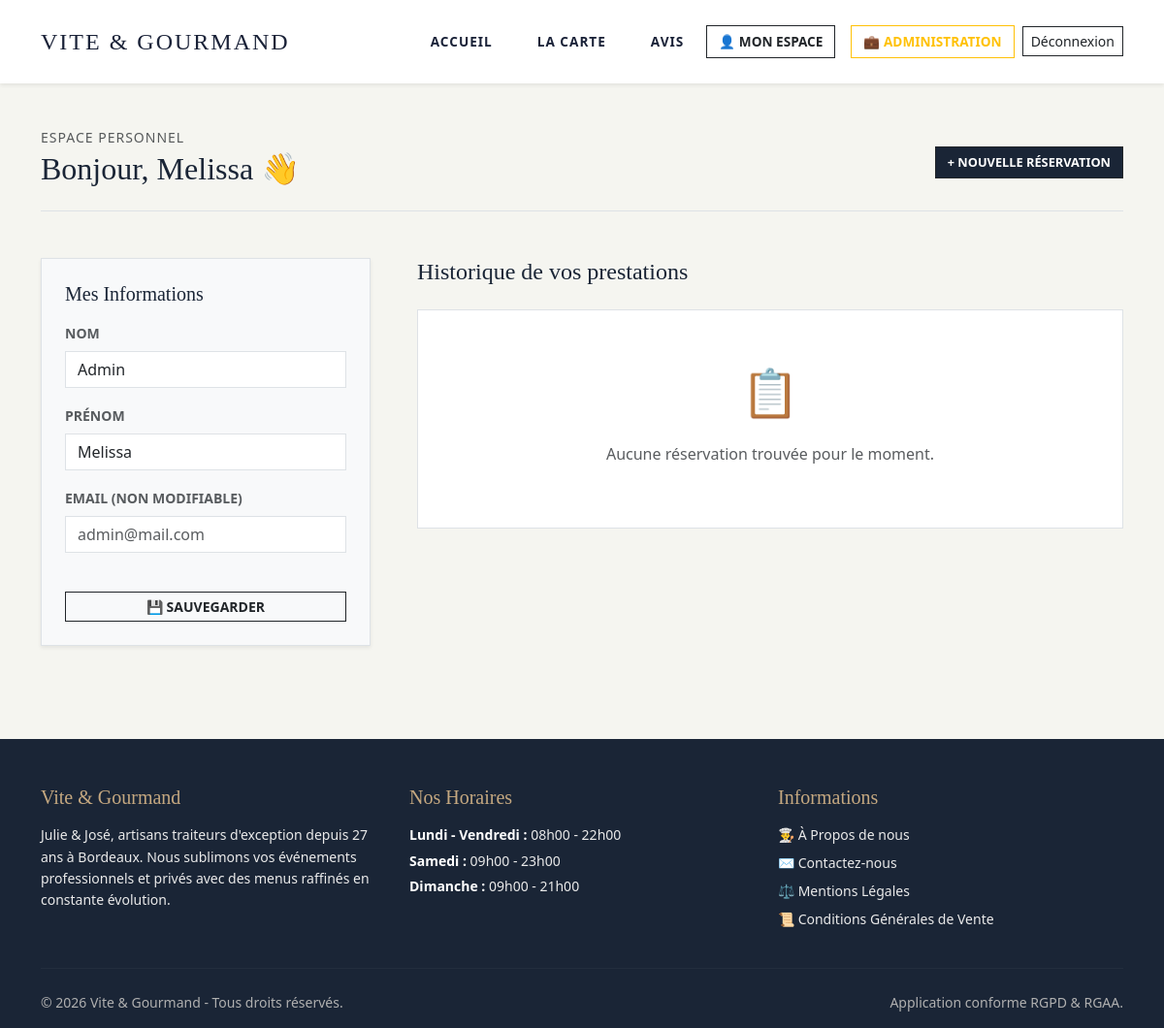
Screenshot of /mon_espace.php (signed in) with the database file from the repository.
### tables this page shows
CREATE TABLE `utilisateurs` (
  `id` int(11) NOT NULL,
  `nom` varchar(50) NOT NULL,
  `prenom` varchar(50) NOT NULL,
  `email` varchar(100) NOT NULL,
  `mot_de_passe` varchar(255) NOT NULL,
  `role` varchar(20) DEFAULT 'client',
  `date_creation` timestamp NOT NULL DEFAULT current_timestamp(),
  `reset_token` varchar(255) DEFAULT NULL,
  `reset_expires` datetime DEFAULT NULL,
  `statut` varchar(20) NOT NULL DEFAULT 'actif'
);

### mon_espace.php (the view, shortened to what this page needs)
<?php
require_once 'config/database.php';
$utilisateur_id = $_SESSION['user_id'];
$stmtUser = $pdo->prepare("SELECT * FROM utilisateurs WHERE id = ?");
$stmtUser->execute([$utilisateur_id]);
$user = $stmtUser->fetch();
$stmt = $pdo->prepare("SELECT * FROM commandes WHERE utilisateur_id = ? ORDER BY date_commande DESC");
$stmt->execute([$utilisateur_id]);
$mes_commandes = $stmt->fetchAll();
include 'includes/header.php';
?>
<div class="container py-5" style="min-height: 75vh;">
    <div class="d-flex justify-content-between align-items-center mb-5 border-bottom pb-3">
        <div>
            <h6 class="text-uppercase small text-muted mb-1" style="letter-spacing: 1px;">Espace Personnel</h6>
            <h2 style="font-family: 'Playfair Display', serif; color: #1a2536;">Bonjour, <?= htmlspecialchars($user['prenom'] ?? 'Client') ?> 👋</h2>
        </div>
        <div>
            <a href="menus.php" class="btn btn-dark rounded-0 text-uppercase small fw-bold" style="background: #1a2536; font-size: 0.8rem;">
                + Nouvelle réservation
            </a>
        </div>
    </div>
    <div class="row g-5">
        <div class="col-md-4">
            <div class="bg-light p-4 border shadow-sm">
                <h5 class="mb-3" style="font-family: 'Playfair Display', serif; color: #1a2536;">Mes Informations</h5>
                <form method="POST">
                    <div class="mb-3">
                        <label class="form-label small text-uppercase text-muted fw-bold">Nom</label>
                        <input type="text" name="nom" class="form-control rounded-0" value="<?= htmlspecialchars($user['nom'] ?? '') ?>" required>
                    </div>
                    <div class="mb-3">
                        <label class="form-label small text-uppercase text-muted fw-bold">Prénom</label>
                        <input type="text" name="prenom" class="form-control rounded-0" value="<?= htmlspecialchars($user['prenom'] ?? '') ?>" required>
                    </div>
                    <div class="mb-3">
                        <label class="form-label small text-uppercase text-muted fw-bold">Email (Non modifiable)</label>
                        <input type="email" class="form-control rounded-0 bg-white text-muted" value="<?= htmlspecialchars($user['email'] ?? '') ?>" readonly>
                    </div>
                    <button type="submit" name="modifier_profil" class="btn btn-outline-dark rounded-0 btn-sm text-uppercase fw-bold w-100 mt-4">
                        💾 Sauvegarder
                    </button>
                </form>
            </div>
        </div>
        <div class="col-md-8">
            <h4 class="mb-4" style="font-family: 'Playfair Display', serif; color: #1a2536;">Historique de vos prestations</h4>
            <?php if (empty($mes_commandes)): ?>
                <div class="bg-white p-5 text-center border">
                    <span style="font-size: 3rem;">📋</span>
                    <p class="text-muted mt-3">Aucune réservation trouvée pour le moment.</p>
                </div>
            <?php endif; ?>
        </div>
    </div>
</div>
<?php include 'includes/footer.php'; ?>

### style.css (style rules this page uses)
:root { --bg-soft: #F5F5F0; --primary: #1A2238; --accent: #C5A059; --text-muted: #555555; }
body { background-color: var(--bg-soft); color: var(--primary); }

### header.php (style rules this page uses)
h1, h2, h3, .navbar-brand { font-family: 'Playfair Display', serif; }

### rows the page displays
utilisateurs: prenom "Melissa", nom "Admin", email "admin@mail.com"
